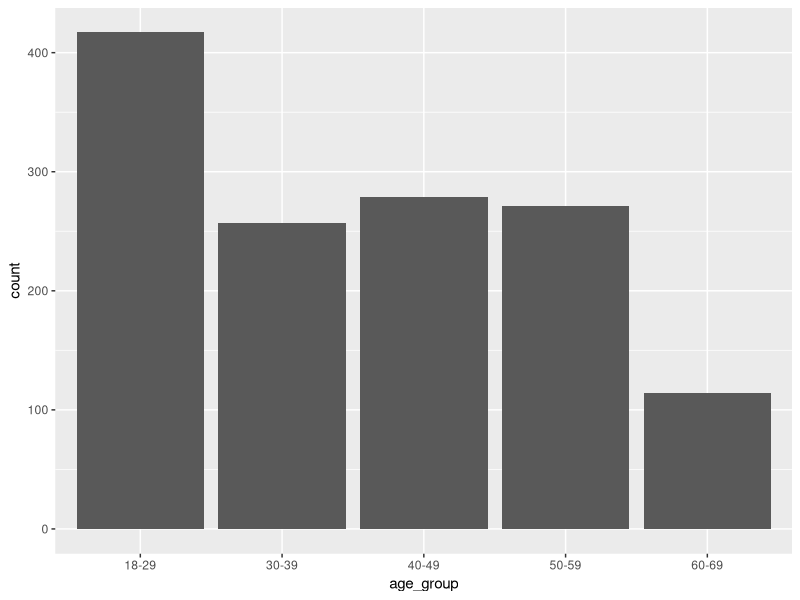
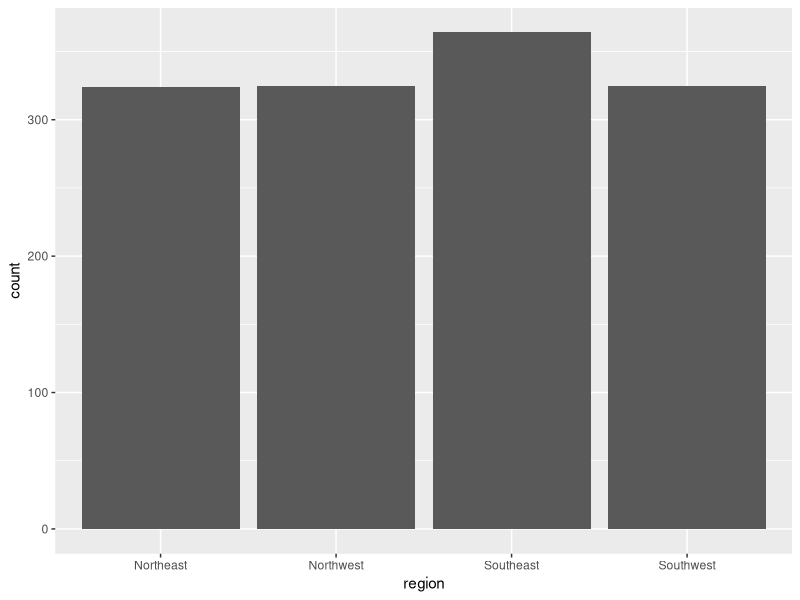
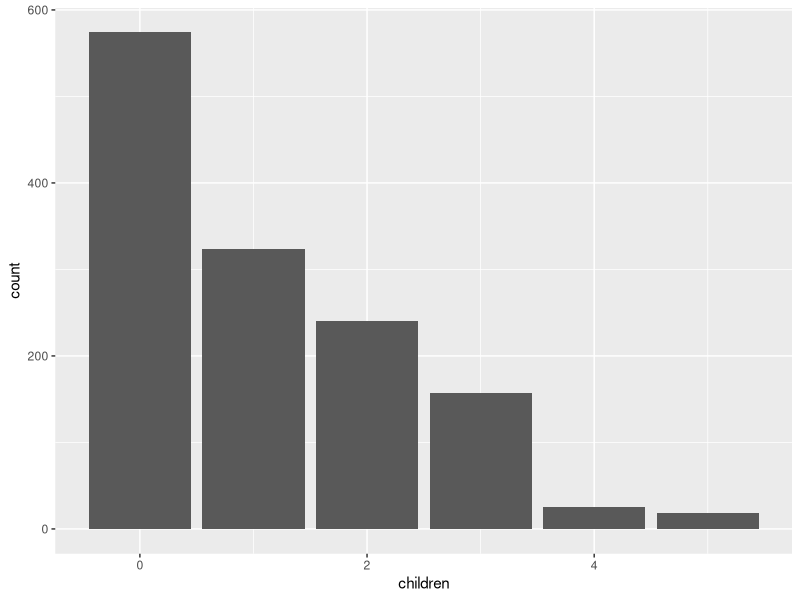

Write R code to recreate these figures, in order. (Note: this script raises an error after producing the figures.)
#Project Part II - R Programming
#March 3 - March 8 2022

#Import the Data
getwd()
setwd("C:/Users/.........../Desktop")
ins <- read.csv("ViewAll.csv")

#Data Exploration
#show top rows
head(ins)
#show column summaries
summary(ins)
#show structure of the dataset
str(ins) 



#Activate GGPlot2
install.packages("ggplot2")
library(ggplot2)

#create a bar plot for age group
ggplot(data=ins, aes(x=age_group)) + geom_bar()
#age group 18-29 is most frequently billed

#create a bar plot for region
ggplot(data=ins, aes(x=region)) + geom_bar()
#Southeast is most frequently billed

#create a bar plot for children
ggplot(data=ins, aes(x=children)) + geom_bar()
#Insurance bills with no children are most frequent

#filter the dataset to leave only certain age groups and children
#create the age group filter and use the Logical 'OR'
#operator to select multiple age groups:
filt <- (ins$age_group == "18-29") | (ins$age_group == "30-39") | (ins$age_group == "40-49")

#create the children filter:
#filt2 <- (ins$children == 0) | (ins$children == 1) | (ins$children == 2) | (ins$children == 3)
filt2 <- ins$children %in% c(0,1,2,3) 
 
filt
filt2

#Apply the row filters to the dataframe
ins2 <- ins[filt & filt2,]
head(ins2)
tail(ins2)

#Prepare the plot's data and aes layers
#Use str() or summary() to review a new dataset
str(ins2)
summary(ins2)

#get column names
colnames(ins2)

#rename column names using vector
colnames(ins2) <- c("Age","AgeGroup","GenderId","Gender","SubRegion",
                  "Region","ChildrenNum","Children","BMI","Smoker",
                  "Charges")
colnames(ins2)
str(mov2)

#plot gender and charges data

p <- ggplot(data=ins2, aes(x=Gender, y=Charges)) 

p #Nothing happens. We need a geom.

#Add a Point Geom Layer
p + 
  geom_point()

#plot charges againts age groups as boxplot
a <- ggplot(data=ins2, aes(x=AgeGroup, y=Charges))
a +  geom_boxplot()

#Notice that outliers are part of the boxplot layer

#plot charges against subregions as points and boxplot
s <- ggplot(data=ins2, aes(x=SubRegion, y=Charges))
s + 
  geom_boxplot() + 
  geom_point()


#Replace points with jitter
a + 
  geom_boxplot() + 
  geom_jitter()

#Place boxplot on top of jitter
a + 
  geom_jitter() + 
  geom_boxplot() 

#Add boxplot transparency
a + 
  geom_jitter() + 
  geom_boxplot(alpha=0.7) 

#Add size and color to the points:
a + 
  geom_jitter(aes(size=ChildrenNum, color=Smoker)) + 
  geom_boxplot(alpha=0.7)
 
 
#Remove the remaining black points
a + 
  geom_jitter(aes(size=ChildrenNum, color=Smoker)) + 
  geom_boxplot(alpha= 0.7, outlier.colour = NA) 

#Save progress by placing it into a new object:
q <- a + 
  geom_jitter(aes(size=ChildrenNum, color=Smoker)) + 
  geom_boxplot(alpha= 0.7, outlier.colour = NA)
q

#Non-data ink, overwrite q with q+
q <- q +
  xlab("Age Group") + #x axis title
  ylab("Charges USD") + #y axis title
  ggtitle("Bill Charges by Age Group") #plot title
q

#Theme
q <- q + 
  theme(
    #this is a shortcut to alter font for all text elements at once:
    text = element_text(family="Comic Sans MS"),
    
    #Axes titles:
    axis.title.x = element_text(colour="Blue", size=13),
    axis.title.y = element_text(colour="Blue", size=13),
    
    #Axes texts:
    axis.text.x = element_text(size=10),
    axis.text.y = element_text(size=10),  
    
    #Plot title:
    plot.title = element_text(colour="Black",
                            size=16, family="Comic Sans MS"),
    
    #Legend title:
    legend.title = element_text(size=11),
    
    #Legend text
    legend.text = element_text(size=9)
  )
q


#change individual legend title
q$labels$size = "Children"
q

#get warnings
warnings(q)

#return to the original dataset to visualize all age groups and all children
colnames(ins)
ggplot(data=ins, aes(y=children, color=smoker)) + geom_bar()
#Non-smoker claimants with zero, one or two children are most frequently billed 

#histograms
h <- ggplot(data=ins, aes(x=charges))
h + geom_histogram(binwidth=500)
#Skewed normal distribution, with most charges below 15 thousand USD

#add color
h + geom_histogram(binwidth=500, fill="Blue")

#add a border
h + geom_histogram(binwidth=500, aes(fill=smoker), color="Black")
#Smoker charges are less frequent, but higher

#confirm smoker versus non-smoker count in the dataset
ggplot(data=ins, aes(x=smoker, fill=gender)) + geom_bar()
#There are about 80% non-smokers, and 20% smokers; about 65% of smokers are male

#density charts
h <- ggplot(data=ins, aes(x=charges))
h + geom_density(aes(fill=smoker), position="stack")

h + geom_density(aes(fill=region), position="stack")

h + geom_density(aes(fill=gender), position="stack")


#Statistical Transformations

#geom_smooth aids the eye in seeing patterns in the presence of overplotting.
m <- ggplot(data=ins, aes(x=region))
m + geom_point() + geom_smooth()

#Using Facets
v <- ggplot(data=ins, aes(x=bmi))
v + geom_histogram(binwidth=6, aes(fill=smoker),color="Black")
#the histogram shows normal distribution

#bmi by smoker
v + geom_histogram(binwidth=6, aes(fill=smoker),color="Black")+
    facet_grid(smoker~.)

#bmi by gender
v + geom_histogram(binwidth=6, aes(fill=gender),color="Black")

v + geom_histogram(binwidth=6, aes(fill=gender),color="Black")+
    facet_grid(gender~.)

#bmi by region
v + geom_histogram(binwidth=6, aes(fill=region),color="Black")

v + geom_histogram(binwidth=6, aes(fill=region),color="Black")+ facet_grid(region~.)

#bmi by region with its own scale
v + geom_histogram(binwidth=6, aes(fill=region),color="Black")+ 
       facet_grid(region~.,scales="free") +
       xlab("BMI by region with its own scale") +
       ylab("Frequency")

#bmi by children with its own scale
v + geom_histogram(binwidth=6, aes(fill=children),color="Black")+ 
       facet_grid(children~.,scales="free")

v + geom_histogram(binwidth=6, aes(fill=children),color="Black")+ 
       facet_grid(children~.,scales="free") +
       xlab("BMI by children with its own scale") +
       ylab("Frequency")

#bmi by age_group with its own scale
v + geom_histogram(binwidth=6, aes(fill=age_group),color="Black")+ 
       facet_grid(age_group~.,scales="free")

v + geom_histogram(binwidth=6, aes(fill=age_group),color="Black")+ 
       facet_grid(age_group~.,scales="free")+
	 xlab("BMI distribution by age_group") +
       ylab("Frequency")

#histogram of charges by region
region <- ggplot(data=ins, aes(x=charges))
region + geom_histogram(binwidth=6, aes(fill=region),color="Black")+ 
       facet_grid(region~.,scales="free")


#cut out a piece, to return charges between 10K and 11K
region + geom_histogram(binwidth=6, aes(fill=region_up),color="Blue")+ 
       facet_grid(region_up~.,scales="free") +
       coord_cartesian(xlim=c(10000,11000))

#zoom into smoker status and charges between 40K and 45K
#There are no charges above 40K for non-smokers
smoker <- ggplot(data=ins, aes(x=charges))
smoker + geom_histogram(binwidth=6, aes(fill=smoker),color="Blue")+ 
       facet_grid(smoker~.,scales="free") +
       coord_cartesian(xlim=c(40000,45000))



